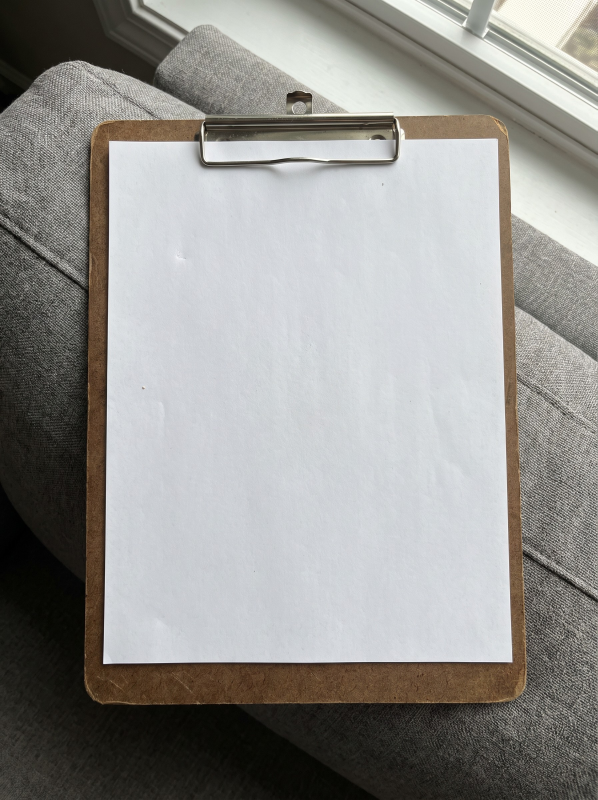
#> input picture skills/handwrite/assets/scenes/clipboard.jpg, 1792 x 2400 px (shown at 1/3 size)
$ python -i _t14_no_interline_collision.py   (imports and definitions only)
#> lines starting #> are read from the running program, lines starting #| are printed output that depends on the picture; after the words box and inside, x2 and y2 are one past the last pixel; in counts of white or black regions, pixels touching at a corner belong together
"""Lines must not crash into each other on tightly ruled paper.

Measured 2026-09-21: a 4.6mm x-height was rendered on a 5mm Moleskine dot grid. The
ascenders of each line landed inside the descenders of the line above and the page was
unreadable. It shipped, because the renderer only printed a note about it.

Two things now prevent it, and this asserts both:
  * `write_every` separates the PRINTED pitch from the WRITING pitch — nobody writes on
    every row of a 5mm dot grid, they write across two squares
  * the fit guard shrinks writing that still does not fit, unless --no-fit is passed
"""
import sys, subprocess
import numpy as np
from PIL import Image, ImageFilter

H, T = sys.argv[1], sys.argv[2]
N = 12
# [2 lines not run here, left out]

def bands(path):
#> called with path = '../assets/scenes/clipboard.jpg'
    im = Image.open(path).convert("L")
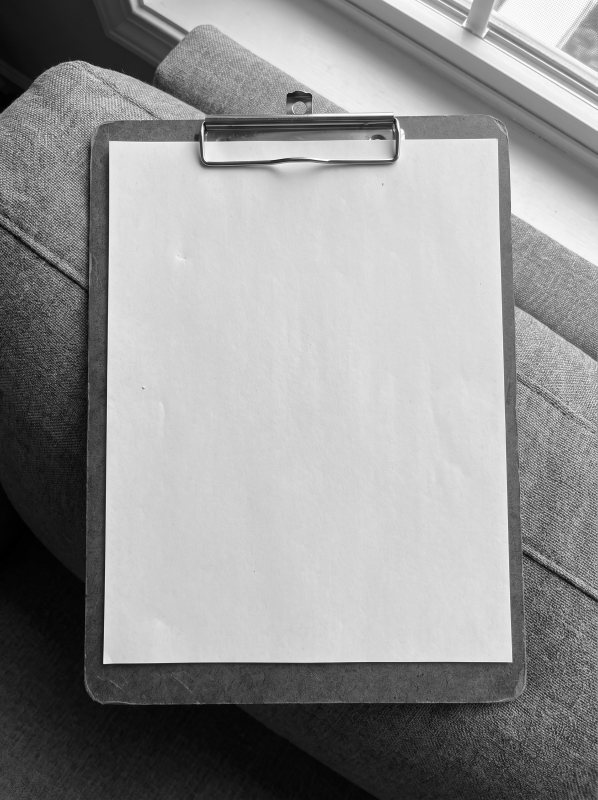
#> im: PIL image 1792x2400 L (shown at 1/3 size); min 0, max 255, mean 146.7
    a = np.asarray(im, np.float32) / 255.0
    bg = np.asarray(im.filter(ImageFilter.GaussianBlur(26)), np.float32) / 255.0
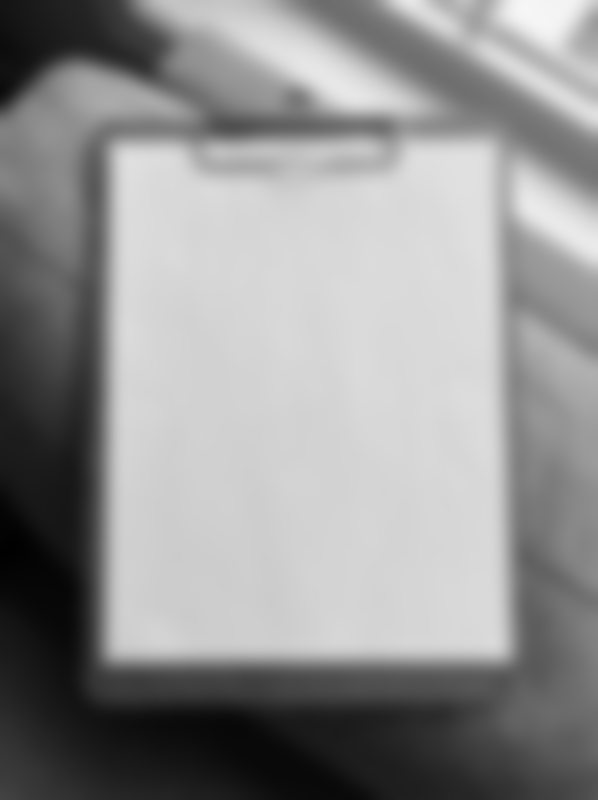
#> bg: shape (2400, 1792) float32 (shown at 1/3 size); min 0.00392, max 0.965, mean 0.575
    m = np.clip(bg - a, 0, 1) > 0.22
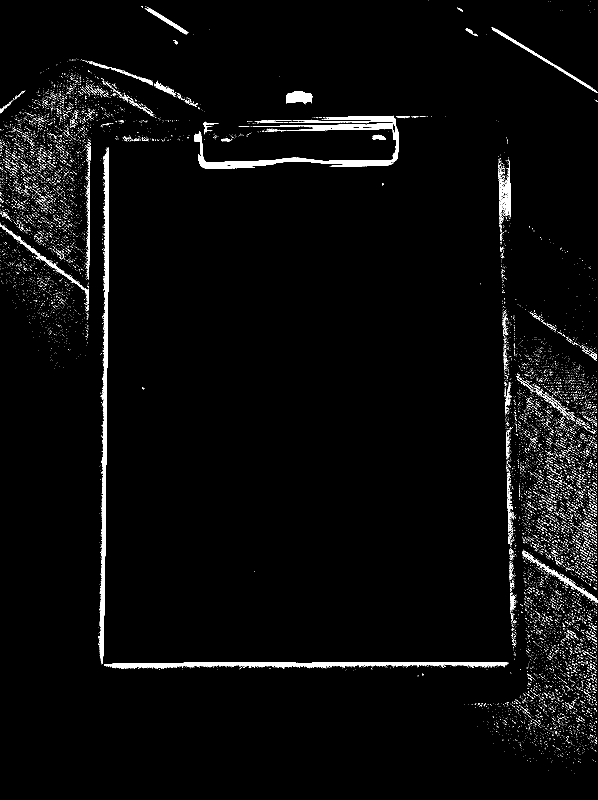
#> m: shape (2400, 1792) bool (shown at 1/3 size); 2.5% white; 13127 white regions (12896 under 20 px), largest, box (x1, y1, x2, y2) and area: (297, 442, 327, 1992) 16265, (598, 347, 1196, 496) 12799, (312, 1986, 1525, 2007) 12532
    prof = m.sum(1)
#> prof = 2400 values, max 1207 at index 1992, min 0 at index 1, mean 44.26
    thr = max(2.0, prof.max() * 0.05)
#> thr = 60.35
    out, on = [], False
    for y, v in enumerate(prof):
        if v > thr and not on:
            on, s = True, y
        elif v <= thr and on:
            on = False
            if y - s > 3:
                out.append((s, y))
#> this loop made 2400 passes
#> on on passes 253, 254, 259, 260, 267, 270, 274, 309, 349, 383, 384, 395: True, False, True, False, True, False, True, False, True, False, True, False
#> v on passes 1 to 6: 1, 0, 0, 1, 1, 1
#> after the loop, on = False; out = [(273, 308), (348, 382), (383, 394), (404, 424), (464, 506), (600, 607), (1986, 2005)]; s = 1986
    return out

failures = []
# [13 lines not run here, left out]

# The guard has to fire on something that genuinely does not fit the WRITING pitch, not the
# printed one. 4.6mm was used here first and stopped failing the moment `write_every` gave
# moleskine a 10mm writing pitch — the check was then asserting an unreachable state.
# [4 lines that did not run here, left out]
# [2 lines not run here, left out]

# and --no-fit must still let you do it on purpose, loudly
# [4 lines that did not run here, left out]
# [1 line not run here, left out]

>>> result = bands('../assets/scenes/clipboard.jpg')
#> result has the same summary as out in bands

$ run again, on skills/handwrite/assets/scenes/dark-desk.jpg
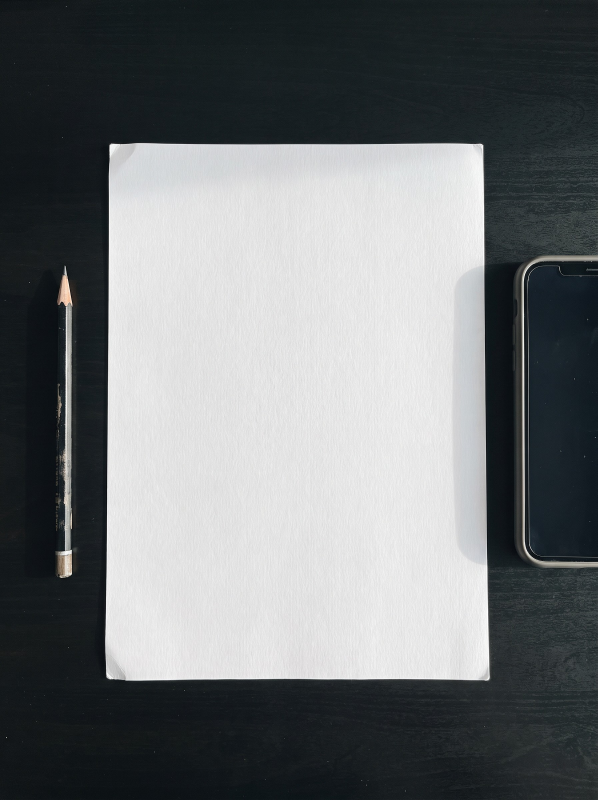
#> input picture skills/handwrite/assets/scenes/dark-desk.jpg, 1792 x 2400 px (shown at 1/3 size)
#> in bands, `bg = np.asarray(im.filter(ImageFilter.GaussianBlur(26)), np.float32) /..`:
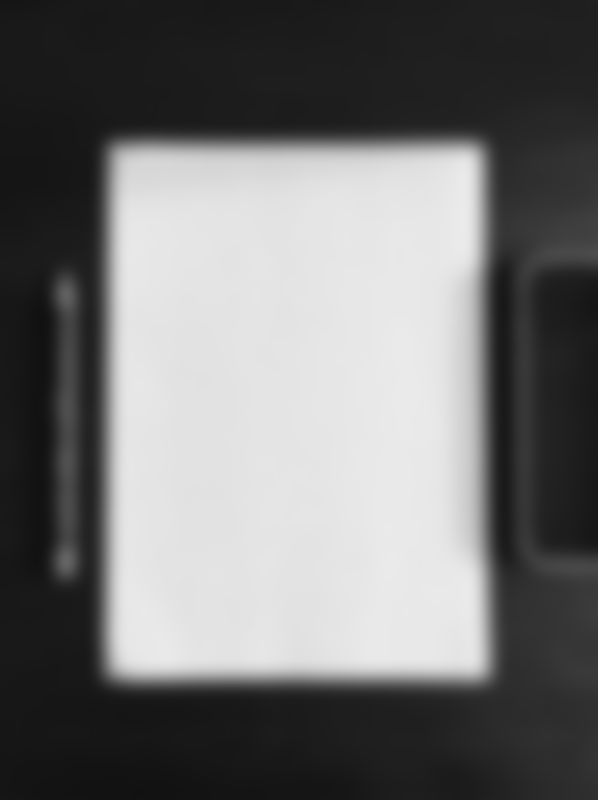
#> bg: shape (2400, 1792) float32 (shown at 1/3 size); min 0.0667, max 0.922, mean 0.451
#> in bands, `m = np.clip(bg - a, 0, 1) > 0.22`:
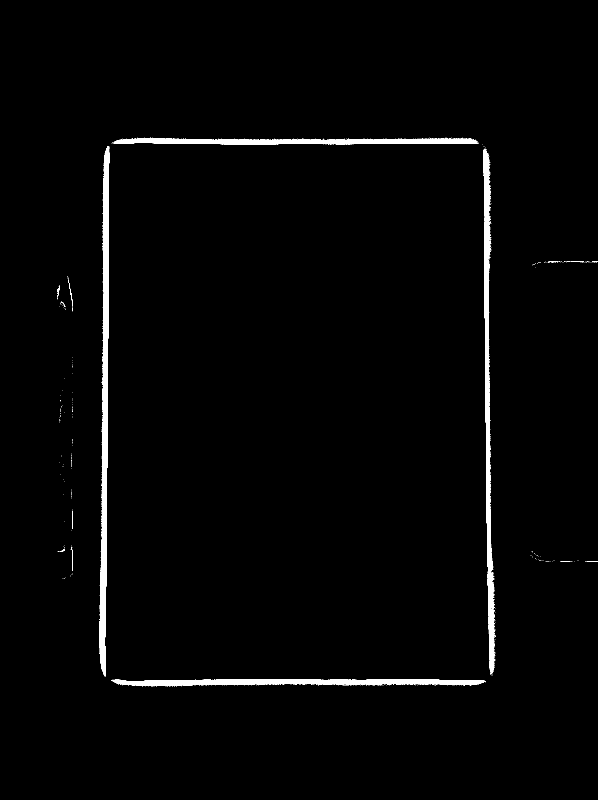
#> m: shape (2400, 1792) bool (shown at 1/3 size); 1.8% white; 431 white regions (417 under 20 px), largest, box (x1, y1, x2, y2) and area: (297, 439, 329, 2030) 24665, (1451, 446, 1486, 2021) 20062, (333, 2037, 1457, 2060) 15516
#> prof = 2400 values, max 1111 at index 2043, min 0 at index 0, mean 31.72
#> thr = 55.55
#> the loop in bands, `for y, v in enumerate(prof):` made 2400 passes
#> on on passes 416, 434, 784, 785, 787, 788, 1685, 1687: True, False, True, False, True, False, True, False
#> after the loop in bands, `for y, v in enumerate(prof):`: on = False; out = [(415, 433), (2038, 2058)]; s = 2038
#> result = [(415, 433), (2038, 2058)]

$ run again, on skills/handwrite/assets/scenes/lamp-angle.jpg
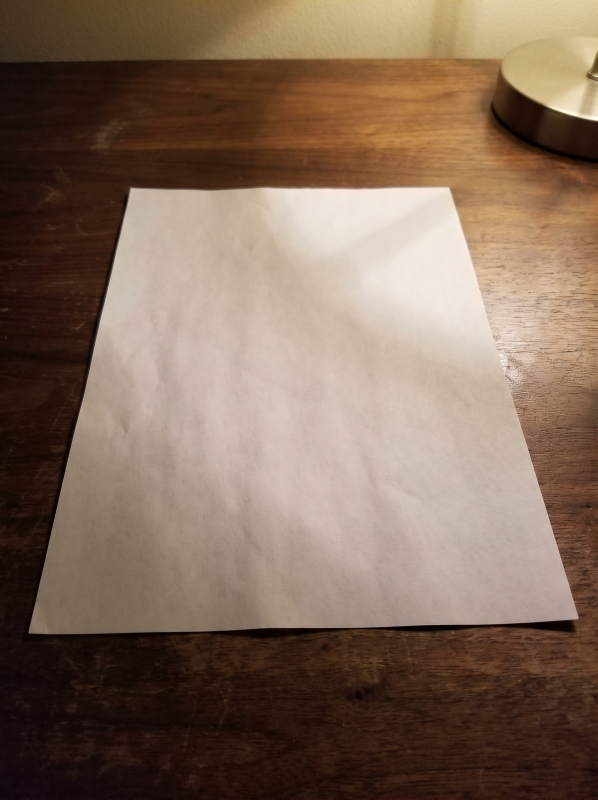
#> input picture skills/handwrite/assets/scenes/lamp-angle.jpg, 1792 x 2400 px (shown at 1/3 size)
#> in bands, `bg = np.asarray(im.filter(ImageFilter.GaussianBlur(26)), np.float32) /..`:
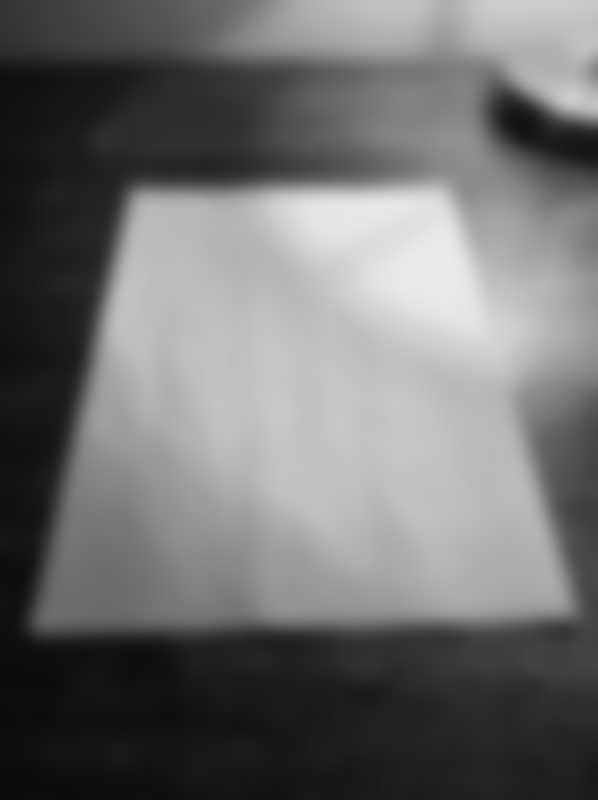
#> bg: shape (2400, 1792) float32 (shown at 1/3 size); min 0.0431, max 0.922, mean 0.438
#> in bands, `m = np.clip(bg - a, 0, 1) > 0.22`:
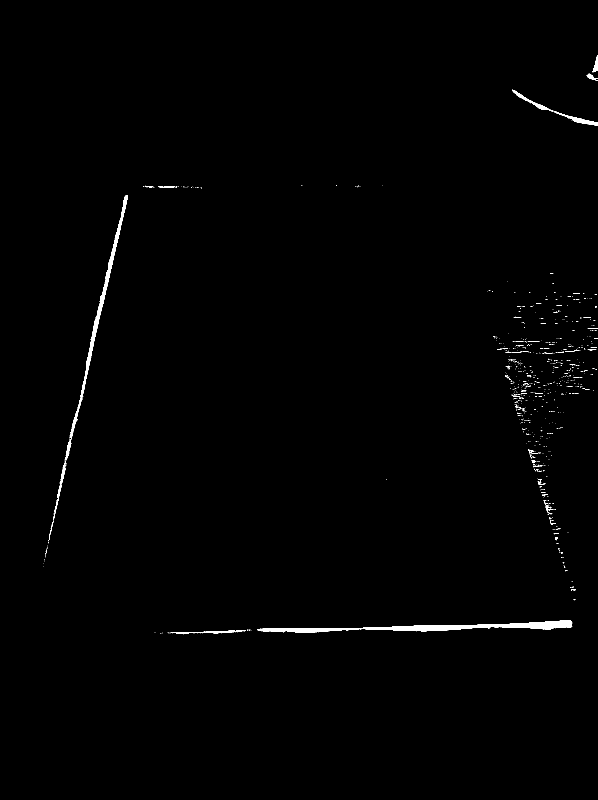
#> m: shape (2400, 1792) bool (shown at 1/3 size); 0.61% white; 832 white regions (786 under 20 px), largest, box (x1, y1, x2, y2) and area: (772, 1861, 1717, 1899) 11212, (194, 585, 383, 1382) 6777, (1661, 334, 1792, 377) 1111
#> prof = 2400 values, max 662 at index 1885, min 0 at index 0, mean 10.91
#> thr = 33.1
#> the loop in bands, `for y, v in enumerate(prof):` made 2400 passes
#> on on passes 359, 372, 560, 564, 953, 954, 987, 988: True, False, True, False, True, False, True, False
#> after the loop in bands, `for y, v in enumerate(prof):`: on = False; out = [(358, 371), (559, 563), (1056, 1060), (1862, 1901)]; s = 1862
#> result has the same summary as out in bands

$ run again, on skills/handwrite/assets/scenes/marble.jpg
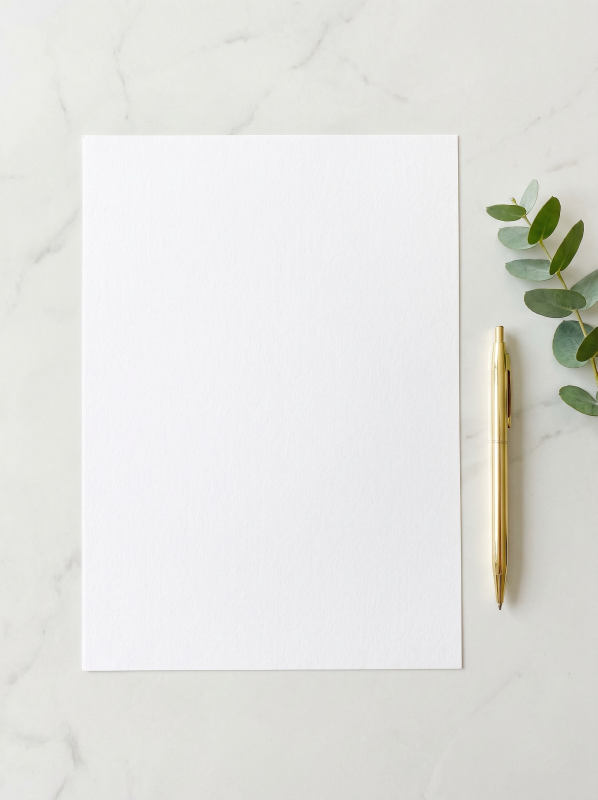
#> input picture skills/handwrite/assets/scenes/marble.jpg, 1792 x 2400 px (shown at 1/3 size)
#> in bands, `bg = np.asarray(im.filter(ImageFilter.GaussianBlur(26)), np.float32) /..`:
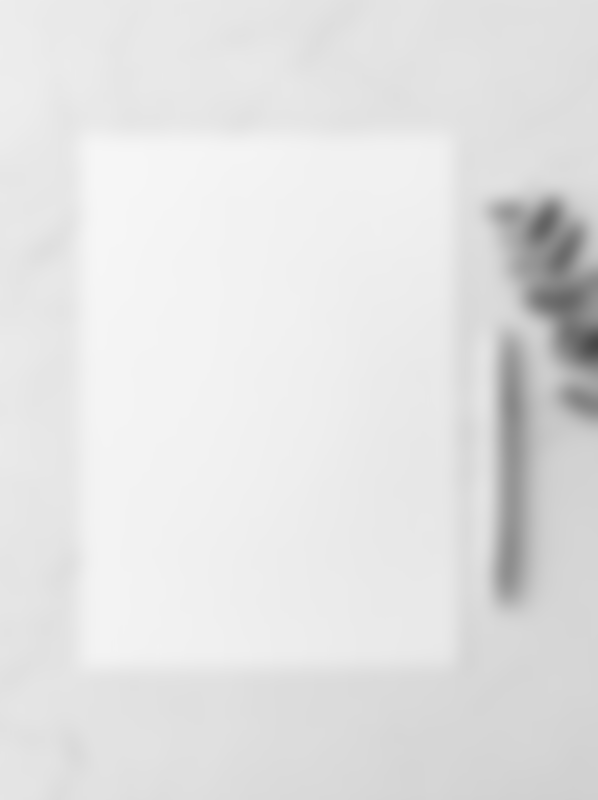
#> bg: shape (2400, 1792) float32 (shown at 1/3 size); min 0.275, max 0.965, mean 0.887
#> in bands, `m = np.clip(bg - a, 0, 1) > 0.22`:
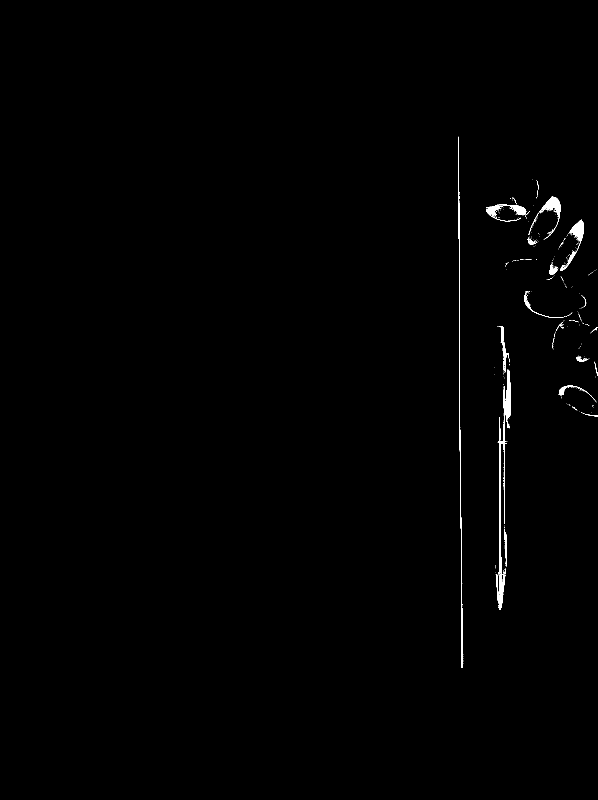
#> m: shape (2400, 1792) bool (shown at 1/3 size); 0.41% white; 389 white regions (356 under 20 px), largest, box (x1, y1, x2, y2) and area: (1374, 410, 1390, 2004) 3068, (1680, 658, 1752, 813) 1822, (1586, 588, 1682, 718) 1775
#> prof = 2400 values, max 120 at index 621, min 0 at index 0, mean 7.31
#> thr = 6
#> the loop in bands, `for y, v in enumerate(prof):` made 2400 passes
#> on on passes 591, 735, 755, 756, 757, 826, 838, 839: True, False, True, False, True, False, True, False
#> after the loop in bands, `for y, v in enumerate(prof):`: on = False; out = [(590, 734), (756, 825), (890, 926), (937, 954), (973, 1025), (1026, 1030), (1031, 1044), (1045, 1254), (1271, 1284), (1290, 1321), (1331, 1352), (1410, 1443), (1454, 1459), (1483, 1508), (1548, 1586), (1587, 1593), (1594, 1700), (1704, 1722), (1723, 1829)]; s = 1723
#> result has the same summary as out in bands
